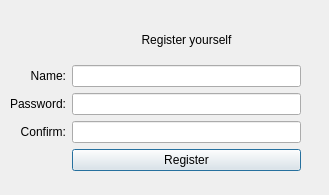
<?xml version="1.0" encoding="UTF-8"?>
<ui version="4.0">
 <class>reg_window</class>
 <widget class="QDialog" name="reg_window">
  <property name="geometry">
   <rect>
    <x>0</x>
    <y>0</y>
    <width>329</width>
    <height>195</height>
   </rect>
  </property>
  <property name="windowTitle">
   <string>Dialog</string>
  </property>
  <widget class="QWidget" name="gridLayoutWidget">
   <property name="geometry">
    <rect>
     <x>10</x>
     <y>20</y>
     <width>291</width>
     <height>151</height>
    </rect>
   </property>
   <layout class="QGridLayout" name="gridLayout">
    <item row="5" column="0">
     <widget class="QLabel" name="label_Password">
      <property name="text">
       <string>Password:</string>
      </property>
      <property name="alignment">
       <set>Qt::AlignRight|Qt::AlignTrailing|Qt::AlignVCenter</set>
      </property>
     </widget>
    </item>
    <item row="2" column="1">
     <widget class="QLineEdit" name="namelineEdit"/>
    </item>
    <item row="6" column="1">
     <widget class="QLineEdit" name="confirmlineEdit_3"/>
    </item>
    <item row="10" column="1">
     <widget class="QPushButton" name="pushButton">
      <property name="text">
       <string>Register</string>
      </property>
     </widget>
    </item>
    <item row="6" column="0">
     <widget class="QLabel" name="label_Confirm">
      <property name="text">
       <string>Confirm:</string>
      </property>
      <property name="alignment">
       <set>Qt::AlignRight|Qt::AlignTrailing|Qt::AlignVCenter</set>
      </property>
     </widget>
    </item>
    <item row="2" column="0">
     <widget class="QLabel" name="label_Name">
      <property name="text">
       <string>Name:</string>
      </property>
      <property name="alignment">
       <set>Qt::AlignRight|Qt::AlignTrailing|Qt::AlignVCenter</set>
      </property>
     </widget>
    </item>
    <item row="5" column="1">
     <widget class="QLineEdit" name="passwordlineEdit_2"/>
    </item>
    <item row="0" column="1">
     <widget class="QLabel" name="labelWelcome">
      <property name="text">
       <string>Register yourself</string>
      </property>
      <property name="alignment">
       <set>Qt::AlignCenter</set>
      </property>
     </widget>
    </item>
   </layout>
  </widget>
 </widget>
 <resources/>
 <connections/>
</ui>
